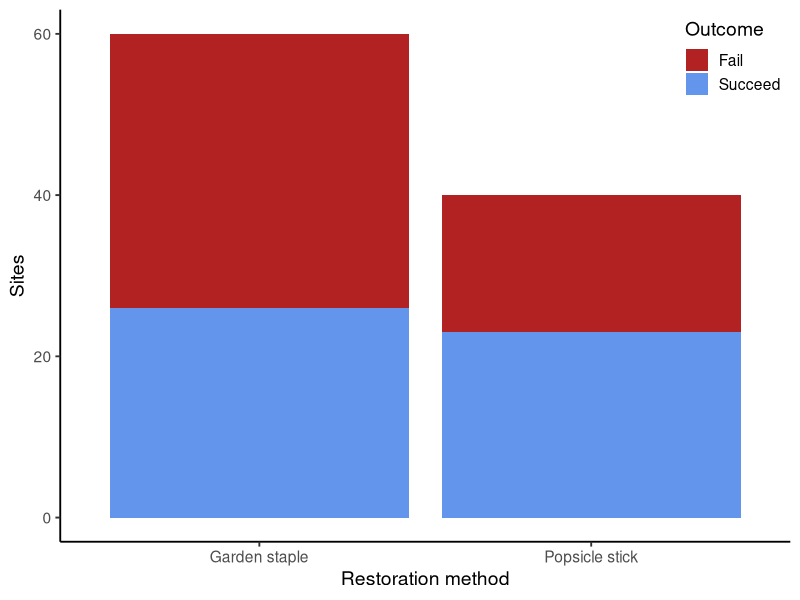
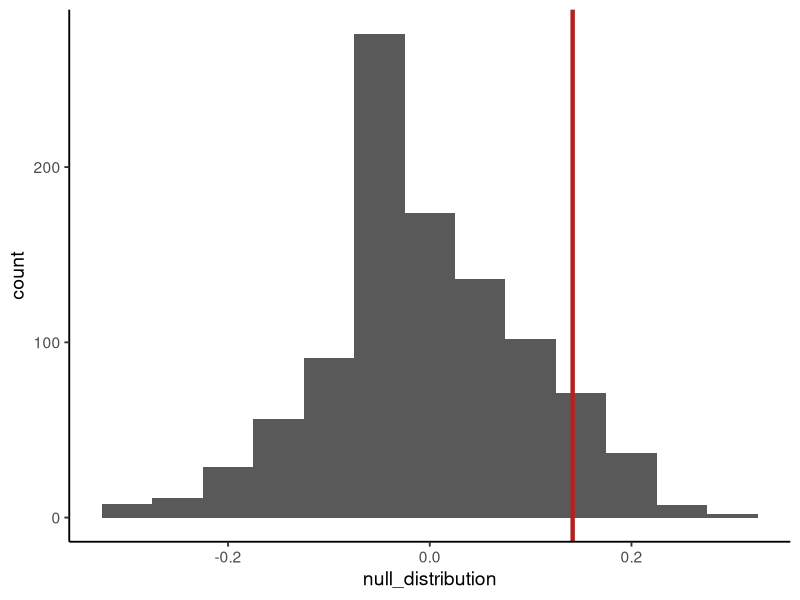
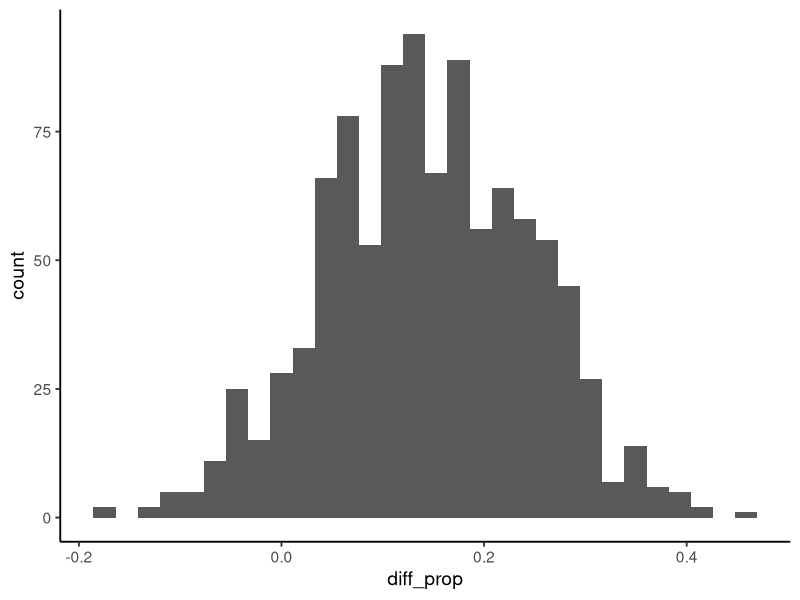
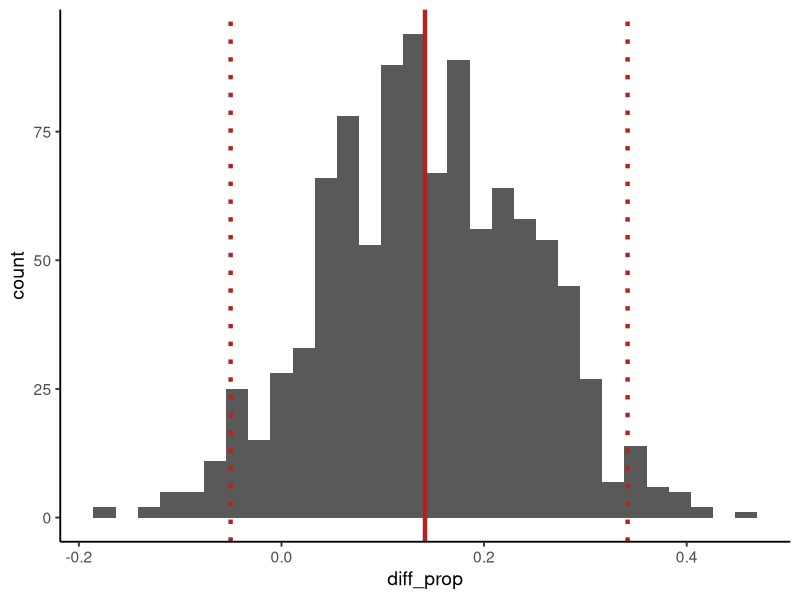

The R source for these figures, in order:
## ---- chunk 1
#| label: setup
#| message: false
#| warning: false

library(tidyverse)
theme_set(theme_classic(14))
set.seed(123)

## ---- chunk 2
#| label: read-eelgrass-data

restoration <- read_csv("data/eelgrass.csv",
                        show_col_types = FALSE)
glimpse(restoration)

## ---- chunk 3
#| label: fig-eelgrass-data
#| fig-cap: "Success of eelgrass restoration plots by restoration method."

ggplot(restoration, aes(treatment, fill = success_fct)) +
  geom_bar() +
  scale_fill_manual(values = c("firebrick", "cornflowerblue")) +
  labs(x = "Restoration method",
       y = "Sites",
       fill = "Outcome") +
  theme(legend.position = "inside",
        legend.position.inside = c(1, 1),
        legend.justification = c(1, 1))

## ---- chunk 4
#| label: q3

success_props <- restoration %>% 
  group_by(treatment) %>% 
  summarize(prop_success = mean(success))

diff_props <- success_props$prop_success[2] - success_props$prop_success[1]

diff_props

## ---- chunk 5
#| label: q5

one_permutation <- restoration %>% 
  mutate(treatment = sample(treatment, 
                            size = length(treatment), 
                            replace = FALSE))

permutation_props <- one_permutation %>% 
  group_by(treatment) %>% 
  summarize(prop_success = mean(success))

permutation_diff_props <- permutation_props$prop_success[2] - permutation_props$prop_success[1]

permutation_diff_props

## ---- chunk 6
#| label: q6

permute <- function(i) {
  one_permutation <- restoration %>% 
    mutate(treatment = sample(treatment, 
                              size = length(treatment), 
                              replace = FALSE))
  
  permutation_props <- one_permutation %>% 
    group_by(treatment) %>% 
    summarize(prop_success = mean(success))
  
  permutation_diff_props <- permutation_props$prop_success[2] - permutation_props$prop_success[1]
  
  permutation_diff_props
}

null_distribution <- map_dbl(1:1000, permute)

## ---- chunk 7
#| label: q7

null_distribution_df <- tibble(null_distribution)
ggplot(null_distribution_df, aes(null_distribution)) +
  geom_histogram(binwidth = 0.05) +
  geom_vline(xintercept = diff_props, 
             color = "firebrick",
             linewidth = 1.5)

## ---- chunk 8
#| label: q8

p_val <- mean(null_distribution > diff_props)

p_val

# Note: the in-class p-value was 0.045. This p-value is 0.059. That's due to variation in the permutation sampling, a difference of ~1%.

## ---- chunk 9
#| label: q12

one_bootstrap <- restoration %>% 
  group_by(treatment) %>% 
  mutate(success = sample(success,
                          size = length(success),
                          replace = TRUE)) %>% 
  ungroup()

## ---- chunk 10
#| label: q13

bootstrap <- function(i) {
  one_bootstrap <- restoration %>% 
    group_by(treatment) %>% 
    mutate(success = sample(success,
                            size = length(success),
                            replace = TRUE)) %>% 
    ungroup() %>% 
    mutate(trial = i)
}

bootstrap_samples <- map(1:1000, bootstrap) %>% 
  list_rbind()

## ---- chunk 11
#| label: q14

boot_diff_prop <- bootstrap_samples %>% 
  group_by(trial, treatment) %>% 
  summarize(prop_success = mean(success),
            .groups = "drop_last") %>% 
  summarize(diff_prop = prop_success[2] - prop_success[1])

## ---- chunk 12
#| label: q15

ggplot(boot_diff_prop, aes(diff_prop)) +
  geom_histogram()

## ---- chunk 13
#| label: q16

restoration_ci <- quantile(boot_diff_prop$diff_prop, c(0.025, 0.975))
restoration_ci

## ---- chunk 14
#| label: q17

ggplot(boot_diff_prop, aes(diff_prop)) +
  geom_histogram() +
  geom_vline(xintercept = diff_props, 
             color = "firebrick",
             linewidth = 1.5) +
  geom_vline(xintercept = restoration_ci, 
             color = "firebrick",
             linetype = "dotted",
             linewidth = 1.5)

